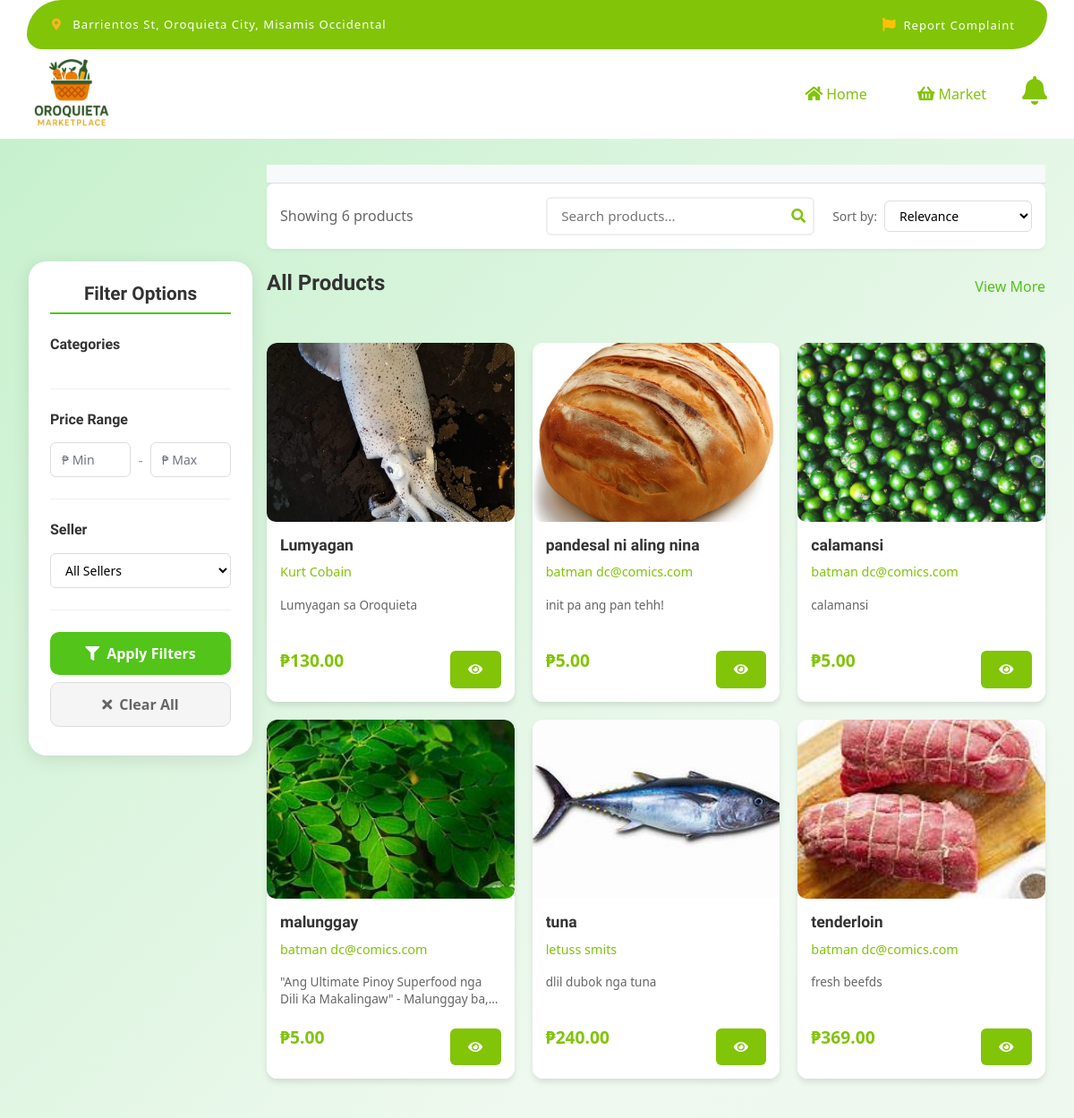
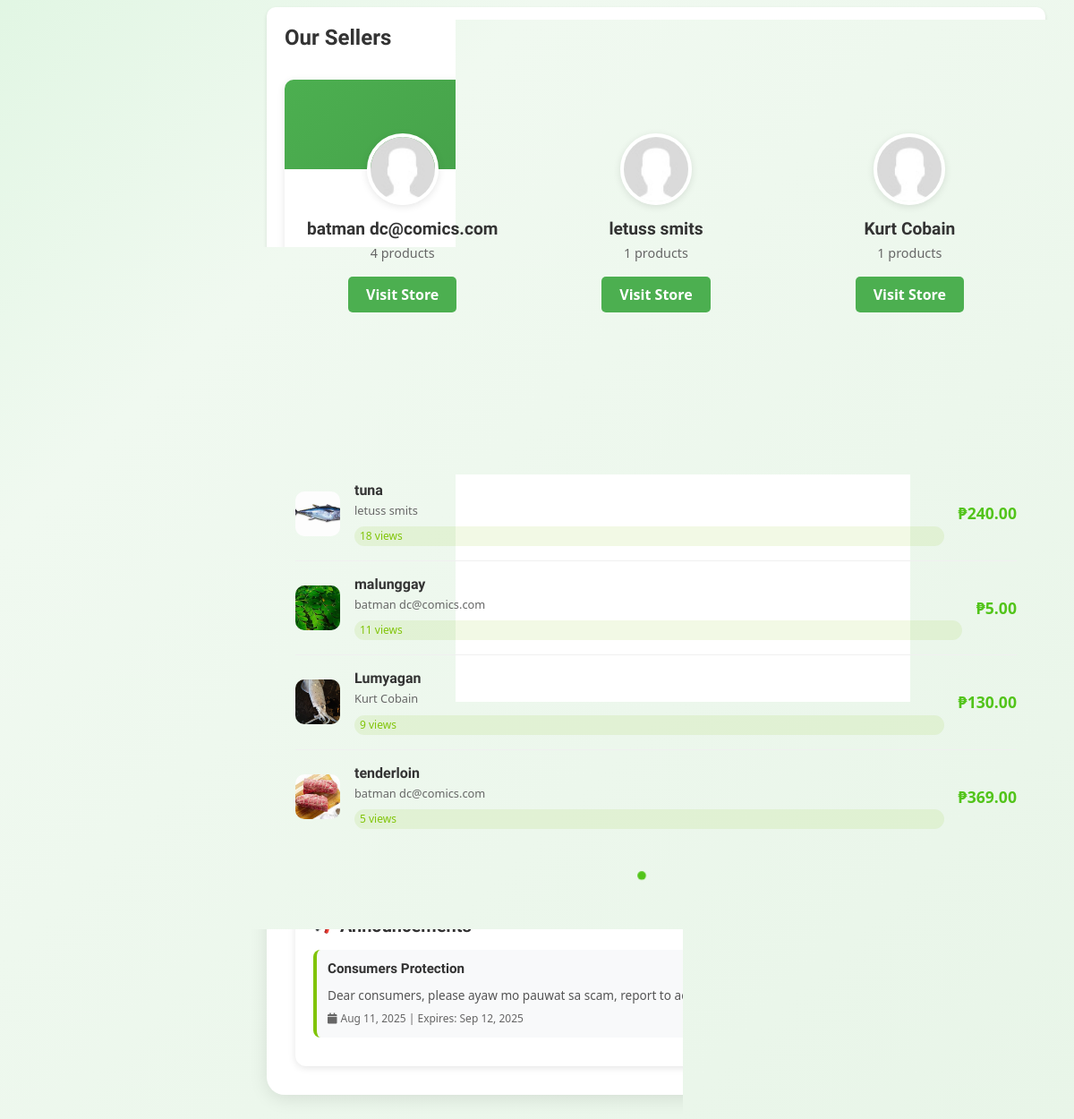
/customer/index.php, run on the app's committed database (2 pictures, top to bottom).
### tables this page shows
CREATE TABLE `products` (
  `id` int(11) NOT NULL,
  `seller_id` int(11) NOT NULL,
  `category_id` int(11) DEFAULT NULL,
  `name` varchar(255) NOT NULL,
  `description` text DEFAULT NULL,
  `price` decimal(10,2) NOT NULL,
  `price_change` enum('up','down','no_change') DEFAULT 'no_change',
  `previous_price` decimal(10,2) DEFAULT NULL,
  `stock_quantity` int(11) NOT NULL DEFAULT 0,
  `weight` decimal(10,2) DEFAULT NULL,
  `is_featured` tinyint(1) DEFAULT 0,
  `is_active` tinyint(1) DEFAULT 1,
  `created_at` timestamp NOT NULL DEFAULT current_timestamp(),
  `updated_at` timestamp NOT NULL DEFAULT current_timestamp() ON UPDATE current_timestamp()
);

CREATE TABLE `sellers` (
  `id` int(11) NOT NULL,
  `username` varchar(50) NOT NULL,
  `email` varchar(100) NOT NULL,
  `password` varchar(255) NOT NULL,
  `first_name` varchar(50) DEFAULT NULL,
  `last_name` varchar(50) DEFAULT NULL,
  `phone` varchar(20) DEFAULT NULL,
  `address` text DEFAULT NULL,
  `profile_image` varchar(255) DEFAULT NULL,
  `facebook_url` varchar(255) DEFAULT NULL,
  `is_active` tinyint(1) DEFAULT 1,
  `status` enum('pending','approved','rejected','suspended') DEFAULT 'pending',
  `created_at` timestamp NOT NULL DEFAULT current_timestamp(),
  `updated_at` timestamp NOT NULL DEFAULT current_timestamp() ON UPDATE current_timestamp()
);

CREATE TABLE `announcements` (
  `id` int(11) NOT NULL,
  `title` varchar(200) NOT NULL,
  `content` text NOT NULL,
  `priority` enum('low','medium','high','urgent') NOT NULL DEFAULT 'medium',
  `target_audience` enum('all','sellers','customers','admins') NOT NULL DEFAULT 'all',
  `expiry_date` datetime DEFAULT NULL,
  `is_pinned` tinyint(1) NOT NULL DEFAULT 0,
  `is_active` tinyint(1) NOT NULL DEFAULT 1,
  `created_by` int(11) NOT NULL,
  `created_at` timestamp NOT NULL DEFAULT current_timestamp(),
  `updated_at` timestamp NOT NULL DEFAULT current_timestamp() ON UPDATE current_timestamp()
);

### customer/index.php (the view, shortened to what the rows shown need)
<?php
require_once 'header.php';
require_once 'fetch_products.php';
$products = fetchProducts(12);
$popular_sellers = getSellers(4);
$most_viewed_products = getMostViewedProducts(4);
try {
    $stmt = $pdo->prepare(
        "SELECT title, content, priority, created_at, expiry_date, is_pinned
         FROM announcements
         WHERE (target_audience = 'customers' OR target_audience = 'all')
           AND is_active = 1
           AND (expiry_date IS NULL OR expiry_date > NOW())
         ORDER BY is_pinned DESC, created_at DESC"
    );
    $stmt->execute();
    $announcements = $stmt->fetchAll(PDO::FETCH_ASSOC);
} catch (PDOException $e) {
    error_log("Error fetching announcements: " . $e->getMessage());
    $announcements = [];
}
?>
<div class="main-content">
    <div class="main-container">
        <div class="content-area">
            <div class="main-grid">
                <div class="left-column">
                    <section class="popular-products">
                        <div class="section-header">
                            <h2>All Products</h2>
                        </div>
                        <div class="products-grid" id="productsGrid">
                            <?php if (empty($products)): ?>
                                <div class="no-products">
                                    <div class="no-products-content">
                                        <i class="fas fa-shopping-basket"></i>
                                        <h3>No products available</h3>
                                        <p>Check back later for fresh products!</p>
                                    </div>
                                </div>
                            <?php else: ?>
                                <?php foreach ($products as $product): ?>
                                    <div class="product-card" data-product-id="<?php echo $product['id']; ?>">
                                        <div class="product-image">
                                            <img src="<?php echo $product['image_url']; ?>"
                                                alt="<?php echo htmlspecialchars($product['name']); ?>"
                                                onerror="this.src='https://images.unsplash.com/photo-1546069901-ba9599a7e63c?w=200&h=200&fit=crop'">
                                        </div>
                                        <div class="product-info">
                                            <h3 class="product-name"><?php echo htmlspecialchars($product['name']); ?></h3>
                                            <div class="stall-name">
                                                <?php echo htmlspecialchars($product['seller_full_name']); ?>
                                            </div>
                                            <div class="product-description">
                                                <?php
                                                $description = isset($product['description']) ? $product['description'] : '';
                                                $short_desc = strlen($description) > 100 ? substr($description, 0, 100) . '...' : $description;
                                                echo htmlspecialchars($short_desc);
                                                ?>
                                            </div>
                                            <div class="product-footer">
                                                <div class="price-section">
                                                    <span class="price"><?php echo $product['formatted_price']; ?></span>
                                                </div>
                                                <div class="product-actions">
                                                    <button class="view-product-btn"
                                                        onclick="viewProduct(<?php echo $product['id']; ?>)"
                                                        title="View product">
                                                        <i class="fas fa-solid fa-eye"></i>
                                                    </button>
                                                </div>
                                            </div>
                                        </div>
                                    </div>
                                <?php endforeach; ?>
                            <?php endif; ?>
                        </div>
                    </section>
                    <section class="all-sellers">
                        <div class="section-header">
                            <h2>Our Sellers</h2>
                        </div>
                        <div class="sellers-grid">
                            <?php if (empty($popular_sellers)): ?>
                                <div class="no-sellers">
                                    <p>No sellers available at the moment.</p>
                                </div>
                            <?php else: ?>
                                <?php foreach ($popular_sellers as $seller): ?>
                                    <div class="seller-card">
                                        <div class="seller-banner"></div>
                                        <div class="seller-info">
                                            <div class="seller-logo">
                                                <img src="<?php echo $seller['profile_image_url']; ?>" alt="Seller Logo">
                                            </div>
                                            <h3><?php echo htmlspecialchars($seller['full_name']); ?></h3>
                                            <p><?php echo $seller['product_count']; ?> products</p>
                                            <div class="seller-actions">
                                                <button class="btn visit-store-btn"
                                                    onclick="viewSellerProducts(<?php echo $seller['id']; ?>)">Visit Store</button>
                                            </div>
                                        </div>
                                    </div>
                                <?php endforeach; ?>
                            <?php endif; ?>
                        </div>
                    </section>
                </div>
                <div class="right-column">
                    <section class="last-order">
                        <h2>Most Viewed</h2>
                        <div class="order-items">
                            <?php if (empty($most_viewed_products)): ?>
                                <div class="no-products-message">
                                    <i class="fas fa-eye"></i>
                                    <p>No viewed products yet</p>
                                </div>
                            <?php else: ?>
                                <?php foreach ($most_viewed_products as $index => $product): ?>
                                    <div class="order-item" onclick="viewProduct(<?php echo $product['id']; ?>)">
                                        <div class="item-image">
                                            <img src="<?php echo $product['image_url']; ?>"
                                                alt="<?php echo htmlspecialchars($product['name']); ?>"
                                                onerror="this.src='https://images.unsplash.com/photo-1546069901-ba9599a7e63c?w=60&h=60&fit=crop'">
                                        </div>
                                        <div class="item-info">
                                            <h4><?php echo htmlspecialchars($product['name']); ?></h4>
                                            <p><?php echo htmlspecialchars($product['seller_full_name']); ?></p>
                                            <div class="view-count-badge">
                                                <?php echo $product['view_count']; ?> views
                                            </div>
                                        </div>
                                        <div class="item-price"><?php echo $product['formatted_price']; ?></div>
                                    </div>
                                <?php endforeach; ?>
                            <?php endif; ?>
                        </div>
                    </section>
                    <section class="announcements-section">
                        <h2>Announcements</h2>
                        <div class="announcements-container">
                            <?php if (empty($announcements)): ?>
                                <div class="no-announcements-message">
                                    <i class="fas fa-megaphone"></i>
                                    <p>No announcements at the moment</p>
                                </div>
                            <?php else: ?>
                                <?php foreach ($announcements as $announcement): ?>
                                    <div class="announcement-item <?php echo $announcement['is_pinned'] ? 'pinned' : ''; ?>">
                                        <div class="announcement-header">
                                            <h4 class="announcement-title">
                                                <?php echo htmlspecialchars($announcement['title']); ?>
                                            </h4>
                                            <span class="announcement-priority priority-<?php echo $announcement['priority']; ?>">
                                            </span>
                                        </div>
                                        <div class="announcement-content">
                                            <?php echo nl2br(htmlspecialchars($announcement['content'])); ?>
                                        </div>
                                        <div class="announcement-footer">
                                            <small class="announcement-date">
                                                <i class="fas fa-calendar"></i>
                                                <?php echo date('M j, Y', strtotime($announcement['created_at'])); ?>
                                                <?php if ($announcement['expiry_date']): ?>
                                                    | Expires: <?php echo date('M j, Y', strtotime($announcement['expiry_date'])); ?>
                                                <?php endif; ?>
                                            </small>
                                        </div>
                                    </div>
                                <?php endforeach; ?>
                            <?php endif; ?>
                        </div>
                    </section>
                </div>
            </div>
        </div>
    </div>
</div>
</body>
</html>

### data on the page
products: shows a picture, name "Lumyagan", seller_full_name "Kurt Cobain", description "Lumyagan sa Oroquieta", formatted_price "₱130.00", view_count "9"
products: shows a picture, name "pandesal ni aling nina", seller_full_name "batman dc@comics.com", description "init pa ang pan tehh!", formatted_price "₱5.00"
products: shows a picture, name "calamansi", seller_full_name "batman dc@comics.com", description "calamansi", formatted_price "₱5.00"
products: shows a picture, name "malunggay", seller_full_name "batman dc@comics.com", description "\"Ang Ultimate Pinoy Superfood nga Dili Ka Makalingaw\" - Malunggay…", formatted_price "₱5.00", view_count "11"
products: shows a picture, name "tuna", seller_full_name "letuss smits", description "dlil dubok nga tuna", formatted_price "₱240.00", view_count "18"
products: shows a picture, name "tenderloin", seller_full_name "batman dc@comics.com", description "fresh beefds", formatted_price "₱369.00", view_count "5"
sellers: full_name "batman dc@comics.com", product_count "4"
sellers: full_name "Kurt Cobain", product_count "1"
announcements: title "Consumers Protection", content "Dear consumers, please ayaw mo pauwat sa scam, report to admin if ever naay mag scam!", created_at "Aug 11, 2025", expiry_date "Sep 12, 2025"

### other printed values
count($products) "6"
$seller['full_name'] "letuss smits"
$seller['product_count'] "1"
